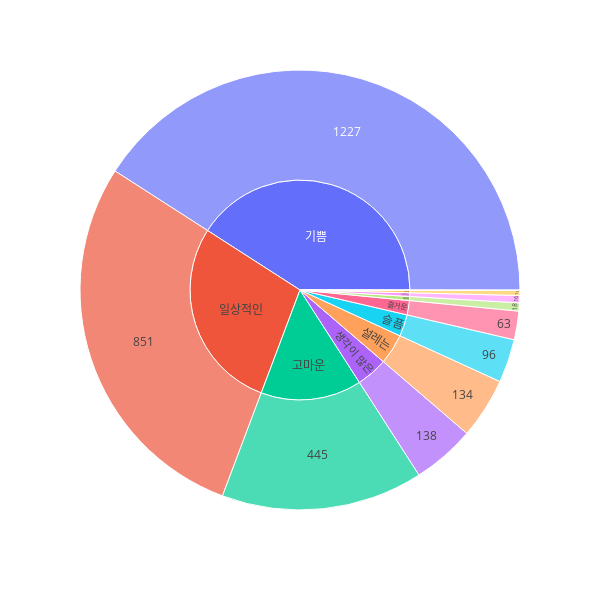

The code cell stored with this chart in its notebook:
### Code cell
import plotly.express as px

fig = px.sunburst(
    wordCountdf,
    path = ['emotion', 'count'],
    labels = 'emotion',
    values = 'count',
    width= 600 , height= 600
)
fig.show()

### Figure 1 — Plotly figure (JSON) as saved in the notebook; plotly's stock layout.template omitted (floating-point values rounded to 4 significant figures)
{"data": [{"branchvalues": "total", "domain": {"x": [0, 1], "y": [0, 1]}, "hovertemplate": "labels=%{label}<br>count=%{value}<br>parent=%{parent}<br>id=%{id}<extra></extra>", "ids": ["힘듦/1", "걱정스러운/11", "사랑하는/16", "짜증남/18", "즐거운/63", "슬픔/96", "설레는/134", "생각이 많은/138", "고마운/445", "일상적인/851", "기쁨/1227", "걱정스러운", "고마운", "기쁨", "사랑하는", "생각이 많은", "설레는", "슬픔", "일상적인", "즐거운", "짜증남", "힘듦"], "labels": ["1", "11", "16", "18", "63", "96", "134", "138", "445", "851", "1227", "걱정스러운", "고마운", "기쁨", "사랑하는", "생각이 많은", "설레는", "슬픔", "일상적인", "즐거운", "짜증남", "힘듦"], "name": "", "parents": ["힘듦", "걱정스러운", "사랑하는", "짜증남", "즐거운", "슬픔", "설레는", "생각이 많은", "고마운", "일상적인", "기쁨", "", "", "", "", "", "", "", "", "", "", ""], "type": "sunburst", "values": [1, 11, 16, 18, 63, 96, 134, 138, 445, 851, 1227, 11, 445, 1227, 16, 138, 134, 96, 851, 63, 18, 1]}], "layout": {"height": 600, "legend": {"tracegroupgap": 0}, "margin": {"t": 60}, "width": 600}}
